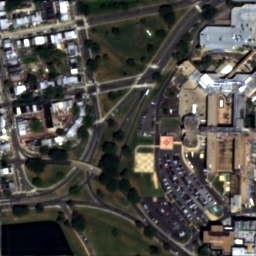
%> input picture Database/Fused_Images/AWLP.tif, 256 x 256 px
$ octave --eval "result = extractFRIQUEEFeatures(imread('../../Database/Fused_Images/AWLP.tif'));"   (GNU Octave 9; MATLAB toolbox functions it lacks are replaced by stand-ins)
%> lines starting %> are read from the running program, lines starting %| are printed output that depends on the picture
### IQA_Methods/FRIQUEE/files/colorspace.m
function varargout = colorspace(Conversion,varargin)
%> called with Conversion = 'RGB->CAT02 LMS'
%COLORSPACE  Transform a color image between color representations.
%   B = COLORSPACE(S,A) transforms the color representation of image A
%   where S is a string specifying the conversion.  The input array A
%   should be a real full double array of size Mx3 or MxNx3.  The output B
%   is the same size as A.
%
%   S tells the source and destination color spaces, S = 'dest<-src', or
%   alternatively, S = 'src->dest'.  Supported color spaces are
%
%     'RGB'              sRGB IEC 61966-2-1
%     'YCbCr'            Luma + Chroma ("digitized" version of Y'PbPr)
%     'JPEG-YCbCr'       Luma + Chroma space used in JFIF JPEG
%     'YDbDr'            SECAM Y'DbDr Luma + Chroma
%     'YPbPr'            Luma (ITU-R BT.601) + Chroma
%     'YUV'              NTSC PAL Y'UV Luma + Chroma
%     'YIQ'              NTSC Y'IQ Luma + Chroma
%     'HSV' or 'HSB'     Hue Saturation Value/Brightness
%     'HSL' or 'HLS'     Hue Saturation Luminance
%     'HSI'              Hue Saturation Intensity
%     'XYZ'              CIE 1931 XYZ
%     'Lab'              CIE 1976 L*a*b* (CIELAB)
%     'Luv'              CIE L*u*v* (CIELUV)
%     'LCH'              CIE L*C*H* (CIELCH)
%     'CAT02 LMS'        CIE CAT02 LMS
%
%  All conversions assume 2 degree observer and D65 illuminant.
%
%  Color space names are case insensitive and spaces are ignored.  When
%  sRGB is the source or destination, it can be omitted. For example
%  'yuv<-' is short for 'yuv<-rgb'.
%
%  For sRGB, the values should be scaled between 0 and 1.  Beware that
%  transformations generally do not constrain colors to be "in gamut."
%  Particularly, transforming from another space to sRGB may obtain
%  R'G'B' values outside of the [0,1] range.  So the result should be
%  clamped to [0,1] before displaying:
%     image(min(max(B,0),1));  % Clamp B to [0,1] and display
%
%  sRGB (Red Green Blue) is the (ITU-R BT.709 gamma-corrected) standard
%  red-green-blue representation of colors used in digital imaging.  The
%  components should be scaled between 0 and 1.  The space can be
%  visualized geometrically as a cube.
%
%  Y'PbPr, Y'CbCr, Y'DbDr, Y'UV, and Y'IQ are related to sRGB by linear
%  transformations.  These spaces separate a color into a grayscale
%  luminance component Y and two chroma components.  The valid ranges of
%  the components depends on the space.
%
%  HSV (Hue Saturation Value) is related to sRGB by
%     H = hexagonal hue angle   (0 <= H < 360),
%     S = C/V                   (0 <= S <= 1),
%     V = max(R',G',B')         (0 <= V <= 1),
%  where C = max(R',G',B') - min(R',G',B').  The hue angle H is computed on
%  a hexagon.  The space is geometrically a hexagonal cone.
%
%  HSL (Hue Saturation Lightness) is related to sRGB by
%     H = hexagonal hue angle                (0 <= H < 360),
%     S = C/(1 - |2L-1|)                     (0 <= S <= 1),
%     L = (max(R',G',B') + min(R',G',B'))/2  (0 <= L <= 1),
%  where H and C are the same as in HSV.  Geometrically, the space is a
%  double hexagonal cone.
%
%  HSI (Hue Saturation Intensity) is related to sRGB by
%     H = polar hue angle        (0 <= H < 360),
%     S = 1 - min(R',G',B')/I    (0 <= S <= 1),
%     I = (R'+G'+B')/3           (0 <= I <= 1).
%  Unlike HSV and HSL, the hue angle H is computed on a circle rather than
%  a hexagon.
%
%  CIE XYZ is related to sRGB by inverse gamma correction followed by a
%  linear transform.  Other CIE color spaces are defined relative to XYZ.
%
%  CIE L*a*b*, L*u*v*, and L*C*H* are nonlinear functions of XYZ.  The L*
%  component is designed to match closely with human perception of
%  lightness.  The other two components describe the chroma.
%
%  CIE CAT02 LMS is the linear transformation of XYZ using the MCAT02
%  chromatic adaptation matrix.  The space is designed to model the
%  response of the three types of cones in the human eye, where L, M, S,
%  correspond respectively to red ("long"), green ("medium"), and blue
%  ("short").

% Pascal Getreuer 2005-2010


%%% Input parsing %%%
if nargin < 2, error('Not enough input arguments.'); end
[SrcSpace,DestSpace] = parse(Conversion);

if nargin == 2
   Image = varargin{1};
%> Image is the input picture: size 256x256x3 uint8; mean R, G, B 77.6, 75.4, 70.7
elseif nargin >= 3
   Image = cat(3,varargin{:});
else
   error('Invalid number of input arguments.');
end

FlipDims = (size(Image,3) == 1);
%> FlipDims = false

if FlipDims, Image = permute(Image,[1,3,2]); end
if ~isa(Image,'double'), Image = double(Image)/255; end
if size(Image,3) ~= 3, error('Invalid input size.'); end

SrcT = gettransform(SrcSpace);
DestT = gettransform(DestSpace);

if ~ischar(SrcT) && ~ischar(DestT)
   % Both source and destination transforms are affine, so they
   % can be composed into one affine operation
   T = [DestT(:,1:3)*SrcT(:,1:3),DestT(:,1:3)*SrcT(:,4)+DestT(:,4)];
   Temp = zeros(size(Image));
   Temp(:,:,1) = T(1)*Image(:,:,1) + T(4)*Image(:,:,2) + T(7)*Image(:,:,3) + T(10);
   Temp(:,:,2) = T(2)*Image(:,:,1) + T(5)*Image(:,:,2) + T(8)*Image(:,:,3) + T(11);
   Temp(:,:,3) = T(3)*Image(:,:,1) + T(6)*Image(:,:,2) + T(9)*Image(:,:,3) + T(12);
   Image = Temp;
elseif ~ischar(DestT)
   Image = rgb(Image,SrcSpace);
   Temp = zeros(size(Image));
   Temp(:,:,1) = DestT(1)*Image(:,:,1) + DestT(4)*Image(:,:,2) + DestT(7)*Image(:,:,3) + DestT(10);
   Temp(:,:,2) = DestT(2)*Image(:,:,1) + DestT(5)*Image(:,:,2) + DestT(8)*Image(:,:,3) + DestT(11);
   Temp(:,:,3) = DestT(3)*Image(:,:,1) + DestT(6)*Image(:,:,2) + DestT(9)*Image(:,:,3) + DestT(12);
   Image = Temp;
else
   Image = feval(DestT,Image,SrcSpace);
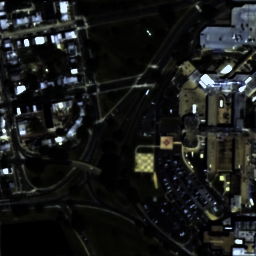
%> Image: size 256x256x3 double; mean R, G, B 0.111, 0.119, 0.115; drawn with min black and max white
end

%%% Output format %%%
if nargout > 1
   varargout = {Image(:,:,1),Image(:,:,2),Image(:,:,3)};
else
   if FlipDims, Image = permute(Image,[1,3,2]); end
   varargout = {Image};
%> varargout = 1 item
end

return;


function [SrcSpace,DestSpace] = parse(Str)
% Parse conversion argument

if ischar(Str)
   Str = lower(strrep(strrep(Str,'-',''),'=',''));
   k = find(Str == '>');

   if length(k) == 1         % Interpret the form 'src->dest'
      SrcSpace = Str(1:k-1);
      DestSpace = Str(k+1:end);
   else
      k = find(Str == '<');

      if length(k) == 1      % Interpret the form 'dest<-src'
         DestSpace = Str(1:k-1);
         SrcSpace = Str(k+1:end);
      else
         error(['Invalid conversion, ''',Str,'''.']);
      end
   end

   SrcSpace = alias(SrcSpace);
   DestSpace = alias(DestSpace);
else
   SrcSpace = 1;             % No source pre-transform
   DestSpace = Conversion;
   if any(size(Conversion) ~= 3), error('Transformation matrix must be 3x3.'); end
end
return;


function Space = alias(Space)
Space = strrep(strrep(Space,'cie',''),' ','');

if isempty(Space)
   Space = 'rgb';
end

switch Space
case {'ycbcr','ycc'}
   Space = 'ycbcr';
case {'hsv','hsb'}
   Space = 'hsv';
case {'hsl','hsi','hls'}
   Space = 'hsl';
case {'rgb','yuv','yiq','ydbdr','ycbcr','jpegycbcr','xyz','lab','luv','lch'}
   return;
end
return;


function T = gettransform(Space)
% Get a colorspace transform: either a matrix describing an affine transform,
% or a string referring to a conversion subroutine
switch Space
case 'ypbpr'
   T = [0.299,0.587,0.114,0;-0.1687367,-0.331264,0.5,0;0.5,-0.418688,-0.081312,0];
case 'yuv'
   % sRGB to NTSC/PAL YUV
   % Wikipedia: http://en.wikipedia.org/wiki/YUV
   T = [0.299,0.587,0.114,0;-0.147,-0.289,0.436,0;0.615,-0.515,-0.100,0];
case 'ydbdr'
   % sRGB to SECAM YDbDr
   % Wikipedia: http://en.wikipedia.org/wiki/YDbDr
   T = [0.299,0.587,0.114,0;-0.450,-0.883,1.333,0;-1.333,1.116,0.217,0];
case 'yiq'
   % sRGB in [0,1] to NTSC YIQ in [0,1];[-0.595716,0.595716];[-0.522591,0.522591];
   % Wikipedia: http://en.wikipedia.org/wiki/YIQ
   T = [0.299,0.587,0.114,0;0.595716,-0.274453,-0.321263,0;0.211456,-0.522591,0.311135,0];
case 'ycbcr'
   % sRGB (range [0,1]) to ITU-R BRT.601 (CCIR 601) Y'CbCr
   % Wikipedia: http://en.wikipedia.org/wiki/YCbCr
   % Poynton, Equation 3, scaling of R'G'B to Y'PbPr conversion
   T = [65.481,128.553,24.966,16;-37.797,-74.203,112.0,128;112.0,-93.786,-18.214,128];
case 'jpegycbcr'
   % Wikipedia: http://en.wikipedia.org/wiki/YCbCr
   T = [0.299,0.587,0.114,0;-0.168736,-0.331264,0.5,0.5;0.5,-0.418688,-0.081312,0.5]*255;
case {'rgb','xyz','hsv','hsl','lab','luv','lch','cat02lms'}
   T = Space;
otherwise
   error(['Unknown color space, ''',Space,'''.']);
end
return;


function Image = rgb(Image,SrcSpace)
% Convert to sRGB from 'SrcSpace'
switch SrcSpace
case 'rgb'
   return;
case 'hsv'
   % Convert HSV to sRGB
   Image = huetorgb((1 - Image(:,:,2)).*Image(:,:,3),Image(:,:,3),Image(:,:,1));
case 'hsl'
   % Convert HSL to sRGB
   L = Image(:,:,3);
   Delta = Image(:,:,2).*min(L,1-L);
   Image = huetorgb(L-Delta,L+Delta,Image(:,:,1));
case {'xyz','lab','luv','lch','cat02lms'}
   % Convert to CIE XYZ
   Image = xyz(Image,SrcSpace);
   % Convert XYZ to RGB
   T = [3.2406, -1.5372, -0.4986; -0.9689, 1.8758, 0.0415; 0.0557, -0.2040, 1.057];
   R = T(1)*Image(:,:,1) + T(4)*Image(:,:,2) + T(7)*Image(:,:,3);  % R
   G = T(2)*Image(:,:,1) + T(5)*Image(:,:,2) + T(8)*Image(:,:,3);  % G
   B = T(3)*Image(:,:,1) + T(6)*Image(:,:,2) + T(9)*Image(:,:,3);  % B
   % Desaturate and rescale to constrain resulting RGB values to [0,1]
   AddWhite = -min(min(min(R,G),B),0);
   R = R + AddWhite;
   G = G + AddWhite;
   B = B + AddWhite;
   % Apply gamma correction to convert linear RGB to sRGB
   Image(:,:,1) = gammacorrection(R);  % R'
   Image(:,:,2) = gammacorrection(G);  % G'
   Image(:,:,3) = gammacorrection(B);  % B'
otherwise  % Conversion is through an affine transform
   T = gettransform(SrcSpace);
   temp = inv(T(:,1:3));
   T = [temp,-temp*T(:,4)];
   R = T(1)*Image(:,:,1) + T(4)*Image(:,:,2) + T(7)*Image(:,:,3) + T(10);
   G = T(2)*Image(:,:,1) + T(5)*Image(:,:,2) + T(8)*Image(:,:,3) + T(11);
   B = T(3)*Image(:,:,1) + T(6)*Image(:,:,2) + T(9)*Image(:,:,3) + T(12);
   Image(:,:,1) = R;
   Image(:,:,2) = G;
   Image(:,:,3) = B;
end

% Clip to [0,1]
Image = min(max(Image,0),1);
return;


function Image = xyz(Image,SrcSpace)
% Convert to CIE XYZ from 'SrcSpace'
WhitePoint = [0.950456,1,1.088754];

switch SrcSpace
case 'xyz'
   return;
case 'luv'
   % Convert CIE L*uv to XYZ
   WhitePointU = (4*WhitePoint(1))./(WhitePoint(1) + 15*WhitePoint(2) + 3*WhitePoint(3));
   WhitePointV = (9*WhitePoint(2))./(WhitePoint(1) + 15*WhitePoint(2) + 3*WhitePoint(3));
   L = Image(:,:,1);
   Y = (L + 16)/116;
   Y = invf(Y)*WhitePoint(2);
   U = Image(:,:,2)./(13*L + 1e-6*(L==0)) + WhitePointU;
   V = Image(:,:,3)./(13*L + 1e-6*(L==0)) + WhitePointV;
   Image(:,:,1) = -(9*Y.*U)./((U-4).*V - U.*V);                  % X
   Image(:,:,2) = Y;                                             % Y
   Image(:,:,3) = (9*Y - (15*V.*Y) - (V.*Image(:,:,1)))./(3*V);  % Z
case {'lab','lch'}
   Image = lab(Image,SrcSpace);
   % Convert CIE L*ab to XYZ
   fY = (Image(:,:,1) + 16)/116;
   fX = fY + Image(:,:,2)/500;
   fZ = fY - Image(:,:,3)/200;
   Image(:,:,1) = WhitePoint(1)*invf(fX);  % X
   Image(:,:,2) = WhitePoint(2)*invf(fY);  % Y
   Image(:,:,3) = WhitePoint(3)*invf(fZ);  % Z
case 'cat02lms'
    % Convert CAT02 LMS to XYZ
   T = inv([0.7328, 0.4296, -0.1624;-0.7036, 1.6975, 0.0061; 0.0030, 0.0136, 0.9834]);
   L = Image(:,:,1);
   M = Image(:,:,2);
   S = Image(:,:,3);
   Image(:,:,1) = T(1)*L + T(4)*M + T(7)*S;  % X
   Image(:,:,2) = T(2)*L + T(5)*M + T(8)*S;  % Y
   Image(:,:,3) = T(3)*L + T(6)*M + T(9)*S;  % Z
otherwise   % Convert from some gamma-corrected space
   % Convert to sRGB
   Image = rgb(Image,SrcSpace);
   % Undo gamma correction
   R = invgammacorrection(Image(:,:,1));
   G = invgammacorrection(Image(:,:,2));
   B = invgammacorrection(Image(:,:,3));
   % Convert RGB to XYZ
   T = inv([3.2406, -1.5372, -0.4986; -0.9689, 1.8758, 0.0415; 0.0557, -0.2040, 1.057]);
   Image(:,:,1) = T(1)*R + T(4)*G + T(7)*B;  % X
   Image(:,:,2) = T(2)*R + T(5)*G + T(8)*B;  % Y
   Image(:,:,3) = T(3)*R + T(6)*G + T(9)*B;  % Z
end
return;


% [91 lines left out: functions hsv, hsl, lab, luv, lch, not called in this run]


function Image = cat02lms(Image,SrcSpace)
% Convert to CAT02 LMS
Image = xyz(Image,SrcSpace);
T = [0.7328, 0.4296, -0.1624;-0.7036, 1.6975, 0.0061; 0.0030, 0.0136, 0.9834];
X = Image(:,:,1);
Y = Image(:,:,2);
Z = Image(:,:,3);
Image(:,:,1) = T(1)*X + T(4)*Y + T(7)*Z;  % L
Image(:,:,2) = T(2)*X + T(5)*Y + T(8)*Z;  % M
Image(:,:,3) = T(3)*X + T(6)*Y + T(9)*Z;  % S
return;


% [42 lines left out: functions huetorgb, rgbtohue, gammacorrection, not called in this run]


function R = invgammacorrection(Rp)
R = zeros(size(Rp));
i = (Rp <= 0.0404482362771076);
R(i) = Rp(i)/12.92;
R(~i) = real(((Rp(~i) + 0.055)/1.055).^2.4);
return;


% [12 lines left out: functions f, invf, not called in this run]

### IQA_Methods/FRIQUEE/files/convertRGBToLAB.m
%{
Author: Deepti Ghadiyaram

Description: Given an input RGB image, this method transforms the input
into LAB color space.
%}

function lab = convertRGBToLAB(I)
    gfrgb = imfilter(I, fspecial('gaussian', 3, 3), 'symmetric', 'conv');
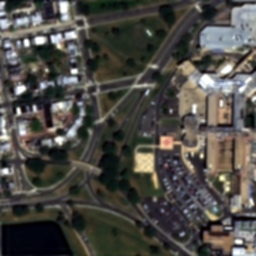
%> gfrgb: size 256x256x3 uint8; mean R, G, B 77.6, 75.5, 70.7

    %---------------------------------------------------------
    % Perform sRGB to CIE Lab color space conversion (using D65)
    %---------------------------------------------------------
%> the run ends on the next line
    cform = makecform('srgb2lab', 'AdaptedWhitePoint', whitepoint('D65'));

    lab = applycform(gfrgb,cform);
end

### IQA_Methods/FRIQUEE/files/convertRGBToLMS.m
%{
Author: Deepti Ghadiyaram

Description: Given an input RGB image, this method transforms the input
into LMS color space.
%}

function lms= convertRGBToLMS(rgb)
    lms = (colorspace('RGB->CAT02 LMS',rgb));
end

### IQA_Methods/FRIQUEE/extractFRIQUEEFeatures.m
%{
Author: Deepti Ghadiyaram

Description: Given an input RGB image, this method extracts the 564 FRIQUEE
features proposed in [1] in three different color spaces.

1. We first convert the given input image into different color spaces -
LAB, LMS, and HSI.

2. We then extract the required components from each of these color spaces
eg: Hue and Saturation components, M and S components.

3. We also compute the chroma map from the A and B components of the image
in LAB color space.

Input: a MXNX3 array upon reading any image.

Output: Features extracted in luminance, chroma, LMS color components of the
image.

Dependencies: This method depends on the following methods:
friqueeLuma.m
friqueeChroma.m
friqueeMS.m
lmsColorOpponentFeats.m
friqueeHueSat.m
Complex_DIIVINE_feature.m (borrowed from C-DIIVINE's release [2]

Reference:
[1] D. Ghadiyaram and A.C. Bovik, "Perceptual Quality Prediction on Authentically Distorted Images Using a
Bag of Features Approach," http://arxiv.org/abs/1609.04757

[2] Y Zhang, AK Moorthy, DM Chandler, AC Bovik  C-DIIVINE: No-reference image quality assessment based on local magnitude and phase statistics of natural scenes
Signal Processing: Image Communication, 2014
http://vision.eng.shizuoka.ac.jp/mod/url/view.php?id=60

%}

function friqueeFeats = extractFRIQUEEFeatures(rgb)
%     addpath(genpath('../include/'));

    if(size(rgb,3) ~=3)
        error('The input to this method should be an MXNX3 array, obtained upon reading an image');
    end
    cDivFeats = [];

    % Convert the input RGB image to LMS color space.
    lms = convertRGBToLMS(rgb);

    % Convert the input RGB image to LAB color space.
    lab=convertRGBToLAB(rgb);

    % Convert the input RGB image to HSI color space.
    hsv = convertRGBToHSI(rgb);

    % Get the A and B components of the LAB color space.
    A = double(lab(:,:,2));
    B = double(lab(:,:,3));

    % Compute the chroma map.
    chroma = sqrt(A.*A + B.*B);

     % Get the M and S components from the LMS color space.
    LM = double(lms(:,:,2));
    LS = double(lms(:,:,3));

    %FRIQUEE features from the Luminance map.
    fLuma = friqueeLuma(rgb);

    %FRIQUEE features from the Chroma map.
    fChroma = friqueeChroma(chroma);

    %FRIQUEE features from the LMS color space.
    fM = friqueeMS(LM);
    fS = friqueeMS(LS);
    featOpp = lmsColorOpponentFeats(lms); % Color opponency features.
    fLMS = [fM fS featOpp];

    %FRIQUEE features from Hue and Saturation color maps.
    fHueSatFeats = friqueeHueSat(hsv);

    %%== EXTRACTING C-DIIVINE FEATURES ON LUMA, CHROMA, AND M AND S CHANNEL MAPS OF LMS COLOR SPACE.

    %C-DIIVINE features from Luminance.
    fLumaCdiv = Complex_DIIVINE_feature(double(rgb2gray(rgb)));
    cDivFeats =  [cDivFeats fLumaCdiv'];

    %C-DIIVINE features from Chroma map.
    fChromaCdiv = Complex_DIIVINE_feature(chroma);
    cDivFeats = [cDivFeats fChromaCdiv'];

    %C-DIIVINE features from M and S channels
    fMCDiv = Complex_DIIVINE_feature(lms(:,:,2));
    fSCDiv = Complex_DIIVINE_feature(lms(:,:,3));

    cDivFeats= [cDivFeats [fMCDiv' fSCDiv']];

    % Aggregating all the features.
    friqueeFeats.friqueeALL = [fLuma fChroma fLMS fHueSatFeats cDivFeats];
    friqueeFeats.friqueeLuma = [fLuma fLumaCdiv'];
    friqueeFeats.friqueeChroma = [fChroma fChromaCdiv'];
    friqueeFeats.friqueeLMS = [fLMS fHueSatFeats  [fMCDiv' fSCDiv']];
    friqueeFeats.cDivFeats = cDivFeats;
end
